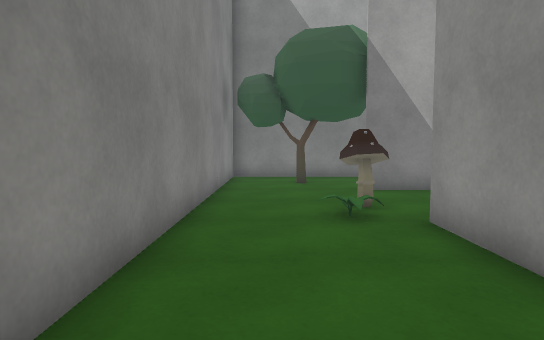
view 1 (above)

17 first-person views from a walk through a 3-D level made in the Unity game engine. The camera is 1.2 m above the floor, tilts 4° down and sees 75° across. The floor is counted in squares, 1 m on a side. Each view is taken from the middle of a square. On the plan, view 1 faces up. The plan holds only what a view shows up to about 14 squares ahead; the rest is blank. The player is left out. Some surface patterns are stand-ins.

view 2
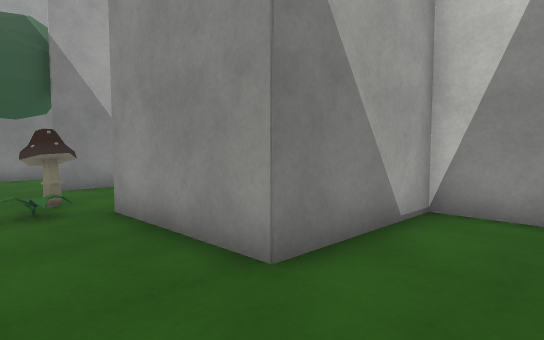

view 3
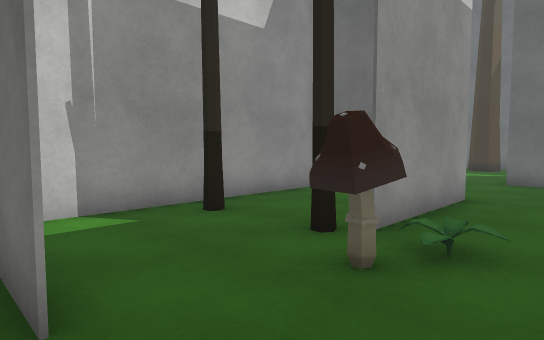

view 4
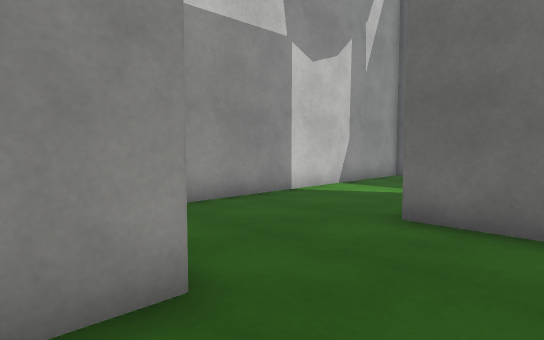

view 5
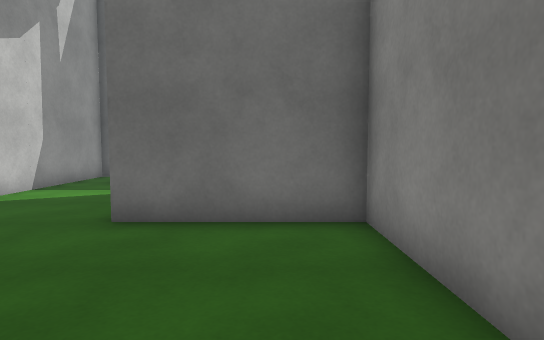

view 6
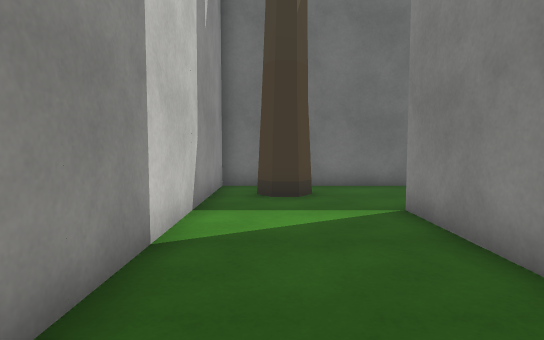

view 7
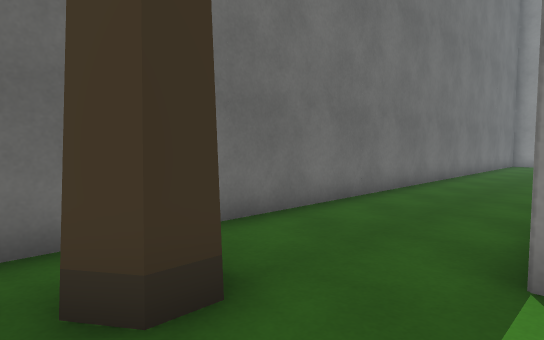

view 8
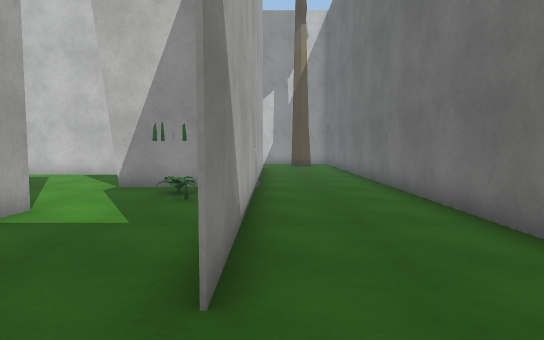

view 9
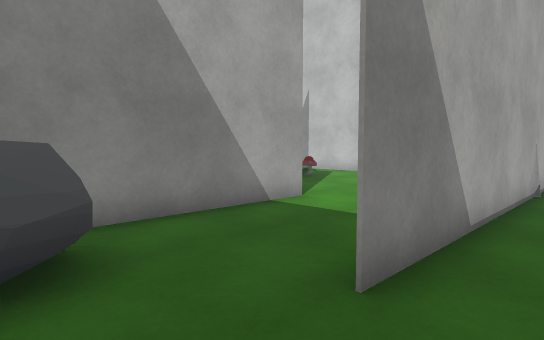

view 10
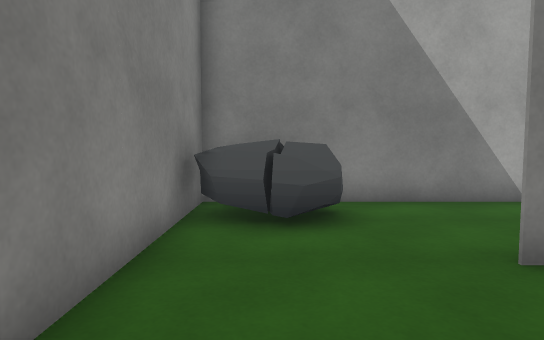

view 11
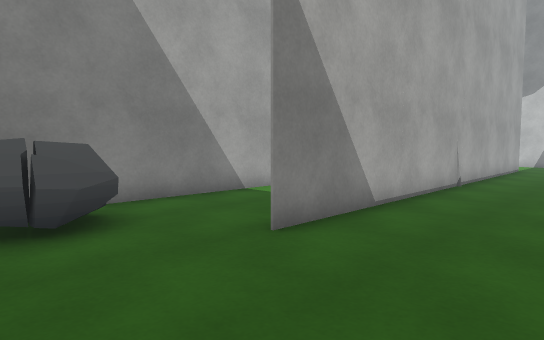

view 12
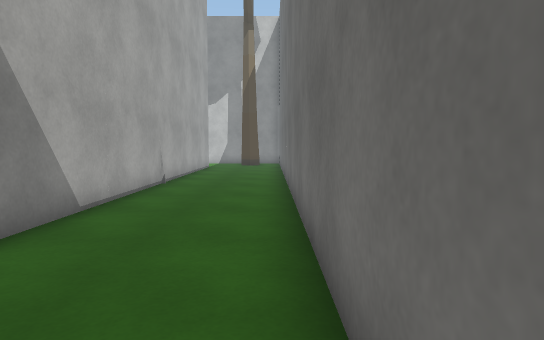

view 13
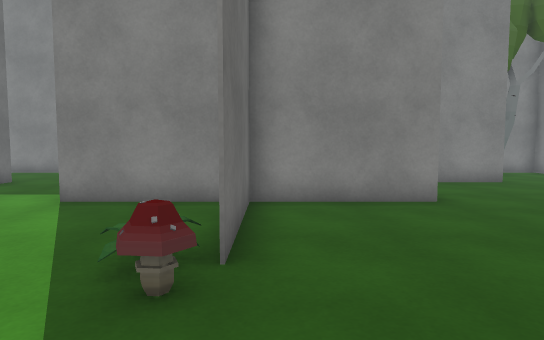

view 14
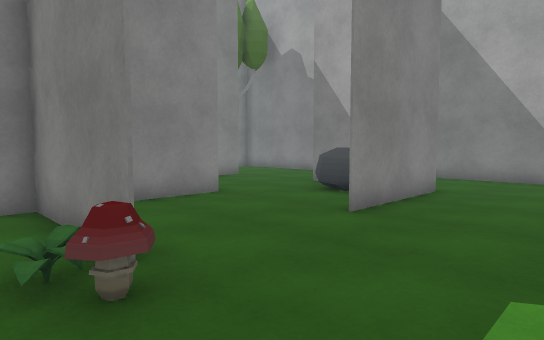

view 15
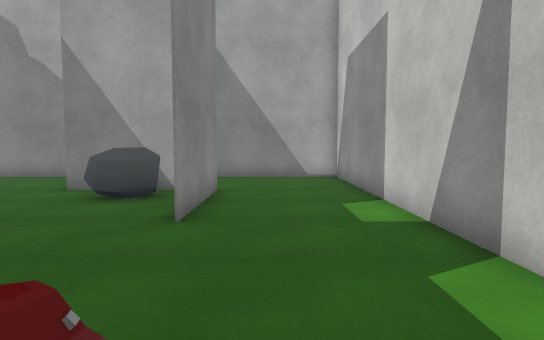

view 16
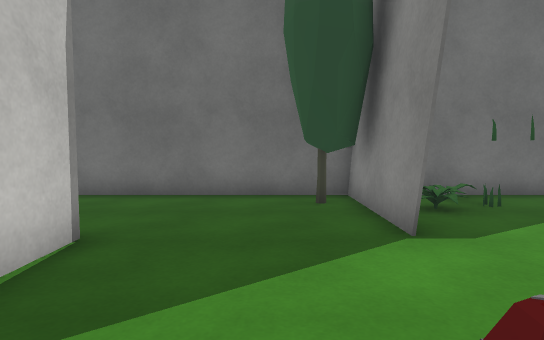

view 17
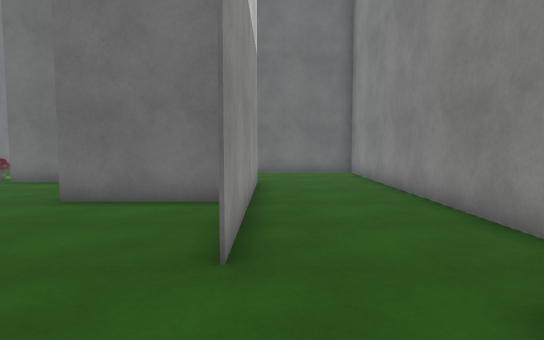

### Floor plan
Points are (right, up) in squares from view 1. A wall is a line through its corners. A room is listed if a view was taken in it or the views show most of it. See-through windows are left out.
Room 1 (views 1, 2, 3, 4, 5, 6, 7, 8, 9, 10, 11, 12, 13, 14, 15, 16, 17)
walls: (-5.4, 1.5) (-9.5, 1.5) (-5.5, 1.5); (-5.9, -2.5) (-5.9, -6.5) (0.8, -6.5); (-1.5, 3.1) (-1.5, 13.5) (-1.5, -2.5) (-1.5, -1.1); (-1.5, -2.5) (2.6, -2.5); (-5.2, -4.7) (-4.6, -5); (-6, -5) (-6, -2.5); (-12.5, -2.5) (-14.6, -2.5); (-13.5, 1.5) (-13.5, 9.5); (-13, 5.5) (-9.5, 5.5) (-9.5, -0.2); (-7.4, 9.5) (-9.6, 9.5); (-5.5, 9.6) (-5.5, 5.5); (-10.6, -6.5) (-7.6, -6.5); (-0.5, -6.5) (-13.5, -6.5) (-13, -6.5); (2.5, -3.1) (2.5, -6.6); (-13.5, 9.6) (-13.5, 7.4); (2.4, 9.5) (4, 9.5); (6.5, 1.5) (2.5, 1.5) (2.5, 5.5); (-17.5, -4.2) (-17.5, -8.1); (4.4, 9.5) (2.5, 9.5); (-17.5, 8.5) (-17.5, -1.1); (-11.8, 13.5) (-14.4, 13.5); (4, -8.7) (4.4, -8.2) (5, -8.2) (5.4, -8.8); (3.1, 13.5) (-7, 13.5); (-16.5, -10.5) (6.5, -10.5) (6.5, 8.8)
ways out: gap at (6, 6)
objects: rock (-17, -5) to (-15, -3); other object (-8, -5); rock (-8, 8) to (-7, 9); plant (-7, -5); plant (-6, 1); mushroom (-5, 1); plant (1, 6); other object (1, 11); mushroom (2, 7)

Where each view was taken, in squares from view 1:
view 1: 0 up, 0 right, facing up
view 2: 1 down, 0 right, facing up-right
view 3: 10 up, 0 right, facing down-right
view 4: 3 up, 0 right, facing down-right
view 5: 3 up, 0 right, facing down
view 6: 0 up, 5 right, facing down
view 7: 6 down, 6 right, facing down-left
view 8: 7 down, 16 left, facing right
view 9: 8 down, 16 left, facing up-right
view 10: 10 down, 16 left, facing up
view 11: 10 down, 17 left, facing up-right
view 12: 10 down, 17 left, facing right
view 13: 2 up, 2 left, facing left
view 14: 0 up, 2 left, facing up-left
view 15: 0 up, 4 left, facing up
view 16: 2 up, 4 left, facing down
view 17: 13 up, 14 left, facing down
